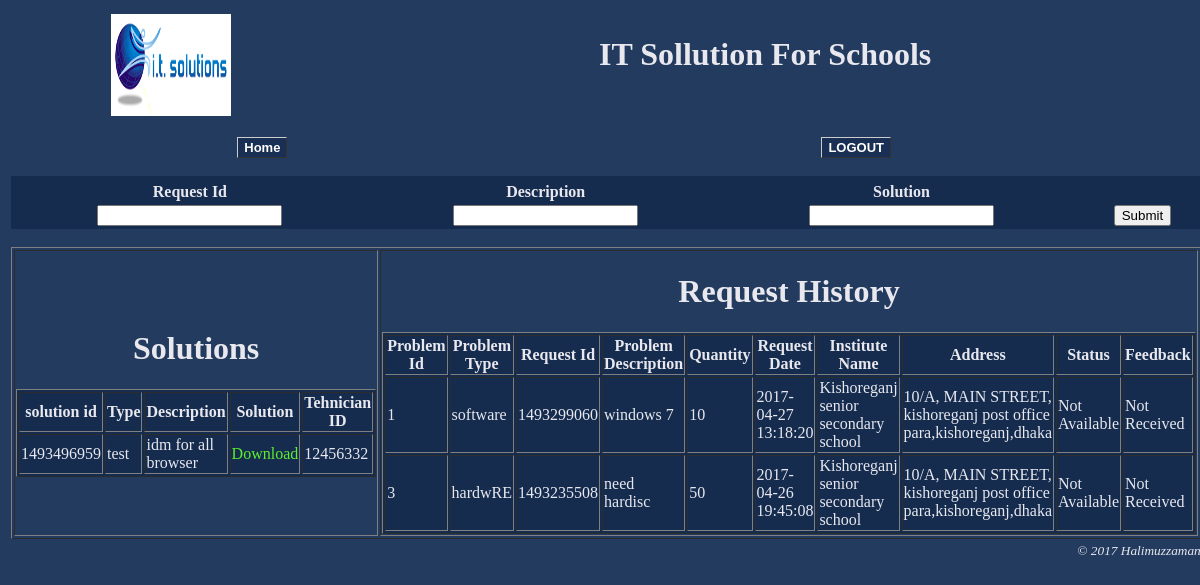
The app's page /tech.php (signed in) with its own data.
### tables this page shows
CREATE TABLE `solutions` (
  `solution_id` int(80) NOT NULL,
  `type` varchar(50) NOT NULL,
  `description` text NOT NULL,
  `solv` varchar(200) NOT NULL,
  `technisian_id` int(100) NOT NULL
);

CREATE TABLE `queue` (
  `problem_id` int(15) NOT NULL,
  `type` varchar(50) NOT NULL,
  `request_id` int(50) DEFAULT NULL,
  `technician_id` int(100) NOT NULL,
  `status` varchar(100) NOT NULL
);

CREATE TABLE `requests` (
  `request_id` int(50) NOT NULL,
  `institute_id` int(15) NOT NULL,
  `Problem_type` varchar(50) NOT NULL,
  `Problem_Detail` text NOT NULL,
  `quantity` int(3) NOT NULL,
  `Sollution` varchar(100) NOT NULL,
  `Feedback` varchar(100) NOT NULL,
  `posted_date` timestamp NOT NULL DEFAULT CURRENT_TIMESTAMP
);

CREATE TABLE `users` (
  `division` varchar(16) NOT NULL,
  `district` varchar(20) NOT NULL,
  `institute_id` int(15) NOT NULL,
  `institute_name` varchar(100) NOT NULL,
  `access_id` int(100) NOT NULL,
  `institute_add` varchar(80) NOT NULL
);

### tech.php (the view, shortened to what this page needs)
<?php
	include_once("config.php");
	$tec_id=$_SESSION['match'];
	$result_solv= $mysqli->query("SELECT * FROM `solutions`;");
	$result=$mysqli->query("SELECT * FROM queue WHERE technician_id='$tec_id';");
?>
<html>
	<head>
		<link rel="stylesheet" type="text/css" href="css_style.css">
	</head>
<body bgcolor="#223b5f" text="e8e8ee">
<form name="solver" method="post" action="submit_soln.php">
 <table width="100%"  align="center">
 <tr>
	<td>
		<table width="100%"  height="5%" align="center">
			<tr align='center'>
			<td ><img src="logo.jpg" alt="Image" width="120" height="102" ></td>
			<td><h1><b>IT Sollution For Schools</b></h1></td>
			</tr>
		</table>
		<br>
		<table width="100%"  height="3%" align="center">
			<tr align='center'>
				<td><a href="tech.php" class="button" ><b>Home</b></a><br></td>
				<td><a href="logout.php" class="button"><b>LOGOUT</b></a><br></td>
			</tr>
		</table>
  <br>
		<table bgcolor="#152c4f" width="100%" height="5%">
			<tr>
			<td><?php
		?></td>
			</tr>
			<tr>
			<th>Request Id</th>
			<th>Description</th>
			<th>Solution</th>
			<th></th>
			<th></th>
			</tr>
			<tr align='center'>
			<td><input type="text" name="request_id"></td>
			<td><input type="text" name="des"></td>
			<td><input type="text" name="soln"></td>
			<td><input type="hidden" name="tec_id" value="<?php echo $tec_id ?>"></td>
			<td><input type="submit" ></td>
			</tr>
		</table>
		<br>
		<table  style="width:100%;" height="85%" border="1" align='center' >
		<tr>
			<td>
				<table style="width:40%;" border="1" align='center' bgcolor="#152c4f">
					<caption><h1><b>Solutions</b></h1><caption>
						<tr>
							<th>solution id</th>
							<th>Type</th>
							<th>Description</th>
							<th>Solution</th>
							<th>Tehnician ID</th>
						</tr>
					<?php
						while($res =$result_solv->fetch_object())
						{
							$sol_id=$res->solution_id;
							$sol_type=$res->type;
							$sol_des=$res->description;
							$sol_link=$res->solv;
							$sol_tecid=$res->technisian_id;
							echo"<tr>";
							echo"<td>".$sol_id."</td>";
							echo"<td>".$sol_type."</td>";
							echo"<td>".$sol_des."</td>";
							echo"<td><a href=\"$sol_link\" target=\"_blank\">Download</a></td>";
							echo"<td>".$sol_tecid."</td>";
							echo"</tr>";
						}
					?>
				</table>
			</td>
			<td>
				<table  style="width:50%;" border="1" align='center' bgcolor="#152c4f">
					<caption><h1><b>Request History</b></h1></caption>
						<tr>
							<th>Problem Id</th>
							<th>Problem Type</th>
							<th>Request Id</th>
							<th>Problem Description</th>
							<th>Quantity</th>
							<th>Request Date</th>
							<th>Institute Name</th>
							<th>Address</th>
							<th>Status</th>
							<th>Feedback</th>
						</tr>
					<?php
						while($res1 =$result->fetch_object())
						{
							$prob_id=$res1->problem_id;
							$prob_type=$res1->type;
							$req_id=$res1->request_id;
							$result_user=$mysqli->query("SELECT * FROM requests WHERE request_id='$req_id';");
							while($res2 =$result_user->fetch_object())
								{
									$usrprob_detail=$res2->Problem_Detail;
									$usrprob_quntty=$res2->quantity;
									$usrprob_reqdte=$res2->posted_date;
									$usrprob_status=$res2->Sollution;
									$usrprob_fdbck=$res2->Feedback;
									$usrprob_iid=$res2->institute_id;
								}
							$result_user3=$mysqli->query("SELECT `division`,`district`,`institute_name`,`institute_add` FROM users WHERE institute_id='$usrprob_iid';");
							while($res3 =$result_user3->fetch_object())
								{
									$name=$res3->institute_name;
									$add=$res3->institute_add;
									$dst=$res3->district;
									$div=$res3->division;
								}
							echo"<tr>";
							echo"<td>".$prob_id."</td>";
							echo"<td>".$prob_type."</td>";
							echo"<td>".$req_id."</td>";
							echo"<td>".$usrprob_detail."</td>";
							echo"<td>".$usrprob_quntty."</td>";
							echo"<td>".$usrprob_reqdte."</td>";
							echo"<td>".$name."</td>";
							echo"<td>".$add.",".$dst.",".$div."</td>";
							echo"<td>".$usrprob_status."</td>";
							echo"<td>".$usrprob_fdbck."</td>";
							echo"</tr>";
						}
					?>
				</table>
			</td>
		</tr>
		</table>
	</td>
 </tr>
	<tr><td align="right"><p><small><i>&copy 2017 Halimuzzaman</i></small></p></td></tr>
 </table>
</form>
</body>
</html>

### css_style.css (style rules this page uses)
.button { font: 13px Arial; font-weight: bold; text-decoration: none; background-color: #192f53; color: #ffffff; padding: 2px 6px 2px 6px; border-top: 1px solid #CCCCCC; border-right: 1px solid #333333; border-bottom: 1px solid #333333; border-left: 1px solid #CCCCCC; }
a { color: #5dee2e; text-decoration: none; }

### records on screen
solutions: solution_id "1493496959", type "test", description "idm for all browser", technisian "12456332"
queue: problem_id "1", type "software", request "1493299060", request.Problem_Detail "windows 7", request.quantity "10", request.posted_date "2017-04-27 13:18:20", users.institute_name "Kishoreganj senior secondary school", users.institute_add "10/A, MAIN STREET, kishoreganj post office para", users.district "kishoreganj", users.division "dhaka", request.Sollution "Not Available", request.Feedback "Not Received"
queue: problem_id "3", type "hardwRE", request "1493235508", request.Problem_Detail "need hardisc", request.quantity "50", request.posted_date "2017-04-26 19:45:08", users.institute_name "Kishoreganj senior secondary school", users.institute_add "10/A, MAIN STREET, kishoreganj post office para", users.district "kishoreganj", users.division "dhaka", request.Sollution "Not Available", request.Feedback "Not Received"
